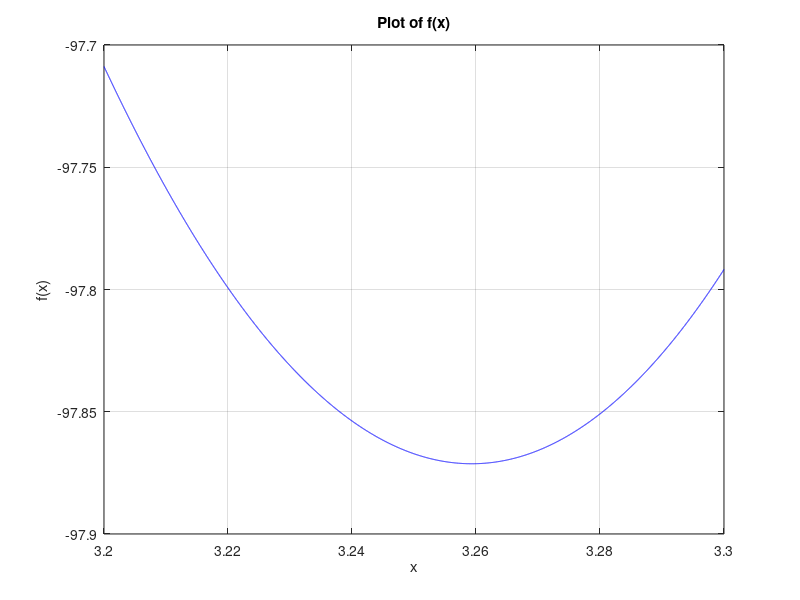

The MATLAB source for this figure: (Note: this script raises an error after producing the figure.)
%%
clc
clear all
% Question 1

% Problem: Finding the Minimum of a Function Using Newton's Method

% You are provided with the following mathematical function:
% f(x) = 4 - 9x - 2x^2 - 8x^3 + 2x^4

% Part (a):
% Create a plot for the function f(x) to visually inspect its shape.
% From the graph, identify the value of x and the corresponding f(x) at the point where the function reaches its minimum.

% Part (b):
% Develop a MATLAB program to find the minimum of the function using Newton's Method.
% Begin the iteration with an initial guess of x0 = 1, and apply a stopping criterion where the relative error is less than ϵs = 0.5%.


%%Question 1: Part a
% Defining the function to be graphed
f = @(x) 4 - 9*x - 2*(x.^2) - 8*(x.^3) + 2*(x.^4);  
% Asigning the range of x that the we will graph the function on
x = linspace(3.2, 3.3, 10000);  

% Plotting the function 
plot(x, f(x), 'b'); 
xlabel('x');
ylabel('f(x)');
title('Plot of f(x)');
grid on;

%% Question 1: Part b

% Define the symbolic variable x that will be the independent variable of
% the function to be minimized
syms x; 
% Defining the function
f = 4 - 9*x - 2*(x^2) - 8*(x^3) + 2*(x^4);  
% Defining the nitial guess that we will use for the search of the maximum
x_0 = 1; 

% Defining the Newton optimization function
function x_new = newton_optimization(func, x_old)
    % Defining the error tolerance value
    e_s = 0.5;  
    % Assining a big value for the initial error just for the first
    % iteration to run
    err = 100;  
    iter = 0; 
    % Maximum iterations to make sure the method will not run infinitely
    max_iter = 1000;  
    syms x;
    % Passing the function that we need its maximum to f
    f = func;  
    % Calculating the first derivative of the function
    f_1 = diff(f, x);  
    % Calculating the second derivative of the function
    f_2 = diff(f_1, x);  
    % Converting the first and the second derivatives into matlab function
    % to easily handle substitution in them
    f_1_f = matlabFunction(f_1, 'Vars', x) 
    f_2_f = matlabFunction(f_2, 'Vars', x)  

    % Initialize x_new with the initial guess
    x_new = x_old; 

    % Calculate the new x value using the Newton-Raphson method, using the
    % search for values that make the first derivative equal to zero (extreme value)
    while err > e_s && iter < max_iter
        x_new = x_old - (f_1_f(x_old) / f_2_f(x_old))  % Newton's method definition
        % Calculating the error
        err = abs((x_new - x_old) / x_new) * 100 
        % Updating the x_old value for the next iteration
        x_old = x_new;  
        iter = iter + 1; 
    end
end
% Calling the Newton optimization function with the initial guess that we
% already defined
x_minimum = newton_optimization(f, x_0)
y = double(subs(f,x_minimum))



% Question 2

% Problem: Finding the Maxima of a Function Using Golden-Section Search

% The function you need to work with is given as:
% f(x) = 1 / ((x - 0.8)^2 + 0.03) + 1 / ((x - 2)^2 + 0.05) - 7

% Part (a):
% Create a plot of the function to visually inspect its behavior.
% From the graph, identify the locations of the global and local maximum points.

% Part (b):
% Write a MATLAB program that uses the Golden-Section Search method to find the maximum of the function.
% Start with the interval Xlower = 0 and Xupper = 1.5, and apply the method to find the global maximum.
% Set the stopping criterion to ϵs = 0.00001%.

% Part (c):
% Modify the initial search bounds so that the algorithm converges to the local maximum that you identified in the graph.
% Keep the stopping criterion as ϵs = 0.00001%.

% Part (d):
% On the same plot from part (a), clearly mark the positions of both the local and global maxima.


%% Question 2: Part a

% Defining the function to be graphed
f = @(x) (1./(.03+(x-.8).^2)) + (1./(.05+(x-2).^2))-7; 
% Asigning the range of x that the we will graph the function on
x = linspace(-10, 10, 10000);  

% Plotting the function
plot(x, f(x), 'b'); 
xlabel('x');
ylabel('f(x)');
title('Plot of f(x)');
grid on;
%% Question 2: Part b
% Defining the function we need its maximum
f = @(x) (1./(.03+(x-.8).^2)) + (1./(.05+(x-2).^2))-7;  
% Creating a matlab function that applies the golden-search algorithm
function [x_opt] = golden_seach(f, x_u, x_l)

iter_max = 1000;
% Defining the error tolerance value
e_s = .00001;
% Defining the golden ratio
R = .618;
 % Assining a big value for the initial error just for the first
 % iteration to run
err =1000;
iter =0;
d = (x_u - x_l) * R;
while err > e_s && iter < iter_max
    x_1 = x_l +d;
    x_2 = x_u -d;
    if x_1 > x_2
        if f(x_1) > f(x_2)
            x_opt = x_1;
            x_l = x_2;
            err = (1-R)*abs((x_u - x_l)*100/x_opt);

        end 
        if f(x_2) > f(x_1)
            x_opt = x_2;
            x_u = x_1;
            err = (1-R)*abs((x_u - x_l)*100/x_opt);
            
        end 
    end
    if x_2 > x_1
        if f(x_1) > f(x_2)
            x_opt = x_1;
            x_u = x_2;
            err = (1-R)*abs((x_u - x_l)*100/x_opt);

        end 
        if f(x_2) > f(x_1)
            x_opt = x_2;
            x_l = x_1;
            err = (1-R)*abs((x_u - x_l)*100/x_opt);
            
        end 
    end
    d = (x_u - x_l) * R;

    iter = iter +1;
end
end
 x_max_glob = golden_seach(f, 1.5, 0)
 y_max_glob = f(x_max_glob)
 %% Question 2: Part c

% Defining the function we need its maximum
f = @(x) (1./(.03+(x-.8).^2)) + (1./(.05+(x-2).^2))-7;  
% Creating a matlab function that applies the golden-search algorithm
function [x_opt] = golden_seach_local(f, x_u, x_l)

iter_max = 1000;
% Defining the error tolerance value
e_s = .00001;
% Defining the golden ratio
R = .618;
% Assining a big value for the initial error just for the first
% iteration to run
err =1000;
iter =0;
d = (x_u - x_l) * R;
while err > e_s && iter < iter_max
    x_1 = x_l +d;
    x_2 = x_u -d;
    if x_1 > x_2
        if f(x_1) > f(x_2)
            x_opt = x_1;
            x_l = x_2;
            err = (1-R)*abs((x_u - x_l)*100/x_opt);

        end 
        if f(x_2) > f(x_1)
            x_opt = x_2;
            x_u = x_1;
            err = (1-R)*abs((x_u - x_l)*100/x_opt);
            
        end 
    end
    if x_2 > x_1
        if f(x_1) > f(x_2)
            x_opt = x_1;
            x_u = x_2;
            err = (1-R)*abs((x_u - x_l)*100/x_opt);

        end 
        if f(x_2) > f(x_1)
            x_opt = x_2;
            x_l = x_1;
            err = (1-R)*abs((x_u - x_l)*100/x_opt);
            
        end 
    end
    d = (x_u - x_l) * R;

    iter = iter +1;
end
end
% Modifying the starting boundaries so that I can get the local maximum
% inst
 x_max_loca = golden_seach_local(f, 3, 1)
 y_max_loca = f(x_max_loca)
 %% Question 2: Part d

 % Defining the function to be graphed
f = @(x) (1./(.03+(x-.8).^2)) + (1./(.05+(x-2).^2))-7;  
% Asigning the range of x that the we will graph the function on
x = linspace(-10, 10, 10000);  

% Plotting the function itself
plot(x, f(x), 'b');  
hold on;
% Plotting the local and global maxima
plot(x_max_loca, y_max_loca, 'ro', 'MarkerSize', 4, 'MarkerFaceColor', 'r');  
plot(x_max_glob, y_max_glob, 'ro', 'MarkerSize', 4, 'MarkerFaceColor', 'r');  
text(x_max_loca, y_max_loca, sprintf(' Local Maximum(%.1f, %.1f)', ...
    x_max_loca, y_max_loca),'VerticalAlignment', 'bottom', 'HorizontalAlignment', 'left');
text(x_max_glob, y_max_glob, sprintf(' Global Maximum (%.1f, %.1f)', ...
    x_max_glob, y_max_glob),'VerticalAlignment', 'bottom', 'HorizontalAlignment', 'right');
xlabel('x');
ylabel('f(x)');
title('Plot of f(x)');
grid on;
%% Question 3:

% Problem: Finding the Maximum Using a Random Search Method

% You are tasked with finding the maximum value of the function:
% f(x, y) = 2x + 3y - 13x^2 - 7y^2 + xy

% The search space is bounded by:
% x: -1.5 to 1.5
% y: -3 to 3

% Part (a):
% Implement a Random Search algorithm to explore the function within the given bounds and identify the maximum value.
% Track and update the best solution found so far (which includes both the value of the function f(x, y) and the coordinates).
% This best solution is updated only when a superior solution is found.

% Part (c):
% Visualize the results by creating a 3D surface plot of the function over the specified region and mark the maximum found by the algorithm on this plot.

% Part (d):
% Additionally, create a plot showing how the best function value improves over the number of iterations.
% The x-axis of this plot will represent the number of guesses, while the y-axis will show the best value encountered up until each guess.


%Defining the function symbolically
syms x y
f = 2*x + 3*y - 13*(x^2) - 7*(y^2) + x*y; % Define the function

% Convert the symbolic function to a matlab function to easily substitute
% and handle it
f_numeric = matlabFunction(f);
% Initializng f_max with a very small value for the first iteration to run
f_max = -1 * (10^9);
for i = 1:1000000
    % Guessing a random x in [-1.5, 1.5]
    r_x = -1.5 + 3 * rand(1, 1); 
    % Guessing a random y in [-3, 3]
    r_y = -3 + 6 * rand(1, 1);   
    
    % Evaluate the function with the random values we have just guessed
    if f_numeric(r_x, r_y) > f_max
        % Updating f_max only if a bigger value is found
        f_max = f_numeric(r_x, r_y); 
        x_max = r_x;
        y_max = r_y;
    end
end

sprintf('Maximum value found: %.1f', f_max)

% Create meshgrid for the surface variables x and y
[x_grid, y_grid] = meshgrid(linspace(-1.5, 1.5, 1000), linspace(-3, 3, 1000));
z = 2*x_grid + 3*y_grid - 13*(x_grid.^2) - 7*(y_grid.^2) + x_grid.*y_grid; 

% Plotting the surface
surf(x_grid, y_grid, z, 'EdgeColor', 'none');
hold on;

% Plot the maximum point
plot3(x_max, y_max, f_numeric(x_max, y_max), 'ro', 'MarkerSize', 8, 'MarkerFaceColor', 'r');
text(x_max, y_max, f_numeric(x_max, y_max), ...
    sprintf(' Global maximum (%.2f, %.2f, %.2f)', x_max, y_max, f_numeric(x_max, y_max)), ...
    'VerticalAlignment', 'bottom', 'HorizontalAlignment', 'right', 'FontSize', 10, 'Color', 'k');
colorbar;
xlabel('x');
ylabel('y');
zlabel('f(x,y)');
title('Surface Plot of f(x,y)');
hold off;
%% Showing the guesses that were made

% Defining the function symbolically
syms x y
f = 2*x + 3*y - 13*(x^2) - 7*(y^2) + x*y; % Define the function

% Convert the symbolic function to a MATLAB function for easier handling
f_numeric = matlabFunction(f);

% Initializing f_max with a very small value for the first iteration
f_max = -1 * (10^9);


% Create meshgrid for the surface variables x and y
[x_grid, y_grid] = meshgrid(linspace(-1.5, 1.5, 1000), linspace(-3, 3, 1000));
z = f_numeric(x_grid, y_grid);  % Calculate z values directly using f_numeric

% Plotting the surface
surf(x_grid, y_grid, z, 'EdgeColor', 'none');
hold on;

for i = 1:1000
    % Guessing a random x in [-1.5, 1.5]
    r_x = -1.5 + 3 * rand(1, 1); 
    % Guessing a random y in [-3, 3]
    r_y = -3 + 6 * rand(1, 1);   
    
    % Evaluate the function with the random values we have just guessed
    current_value = f_numeric(r_x, r_y);
    % Plot random points in black
    plot3(r_x, r_y, current_value, 'o', 'MarkerSize', 2, 'MarkerFaceColor', 'k', 'MarkerEdgeColor', 'k');

    if current_value > f_max
        % Updating f_max only if a bigger value is found
        f_max = current_value; 
        x_max = r_x;
        y_max = r_y;
    end
end

sprintf('Maximum value found: %.1f', f_max);

% Plot the maximum point in red
plot3(x_max, y_max, f_numeric(x_max, y_max), 'o', 'MarkerSize', 8, 'MarkerFaceColor', 'r', 'MarkerEdgeColor', 'r');
text(x_max, y_max, f_numeric(x_max, y_max) + 0.5, ...  
    sprintf(' Global maximum (%.2f, %.2f, %.2f)', x_max, y_max, f_numeric(x_max, y_max)), ...
    'VerticalAlignment', 'bottom', 'HorizontalAlignment', 'right', 'FontSize', 10, 'Color', 'k');

colorbar;
xlabel('x');
ylabel('y');
zlabel('f(x,y)');
title('Surface Plot of f(x,y)');
hold off;
